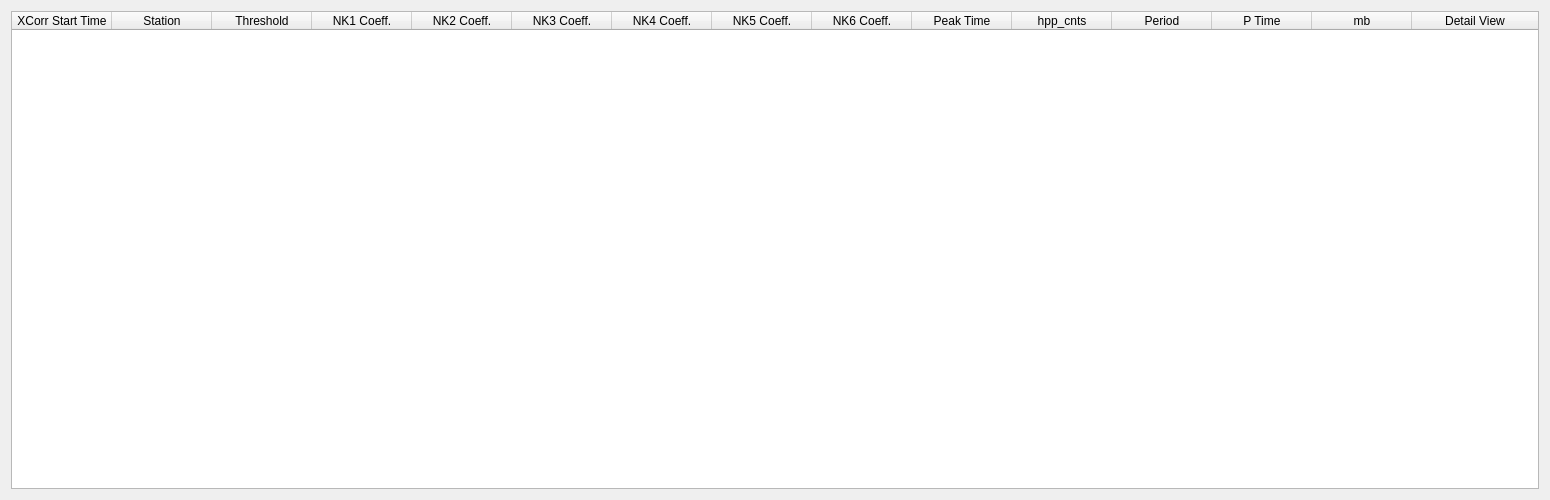
<?xml version="1.0" encoding="UTF-8"?>
<ui version="4.0">
 <class>ShowAllPicks</class>
 <widget class="QDialog" name="ShowAllPicks">
  <property name="geometry">
   <rect>
    <x>0</x>
    <y>0</y>
    <width>1550</width>
    <height>500</height>
   </rect>
  </property>
  <property name="windowTitle">
   <string>All Picks</string>
  </property>
  <layout class="QHBoxLayout" name="horizontalLayout">
   <item>
    <widget class="QTableWidget" name="pickTable">
     <property name="dragDropOverwriteMode">
      <bool>false</bool>
     </property>
     <property name="selectionMode">
      <enum>QAbstractItemView::SingleSelection</enum>
     </property>
     <attribute name="horizontalHeaderStretchLastSection">
      <bool>true</bool>
     </attribute>
     <column>
      <property name="text">
       <string>XCorr Start Time</string>
      </property>
     </column>
     <column>
      <property name="text">
       <string>Station</string>
      </property>
     </column>
     <column>
      <property name="text">
       <string>Threshold</string>
      </property>
     </column>
     <column>
      <property name="text">
       <string>NK1 Coeff.</string>
      </property>
     </column>
     <column>
      <property name="text">
       <string>NK2 Coeff.</string>
      </property>
     </column>
     <column>
      <property name="text">
       <string>NK3 Coeff.</string>
      </property>
     </column>
     <column>
      <property name="text">
       <string>NK4 Coeff.</string>
      </property>
     </column>
     <column>
      <property name="text">
       <string>NK5 Coeff.</string>
      </property>
     </column>
     <column>
      <property name="text">
       <string>NK6 Coeff.</string>
      </property>
     </column>
     <column>
      <property name="text">
       <string>Peak Time</string>
      </property>
     </column>
     <column>
      <property name="text">
       <string>hpp_cnts</string>
      </property>
     </column>
     <column>
      <property name="text">
       <string>Period</string>
      </property>
     </column>
     <column>
      <property name="text">
       <string>P Time</string>
      </property>
     </column>
     <column>
      <property name="text">
       <string>mb</string>
      </property>
     </column>
     <column>
      <property name="text">
       <string>Detail View</string>
      </property>
     </column>
    </widget>
   </item>
  </layout>
 </widget>
 <resources/>
 <connections/>
</ui>
